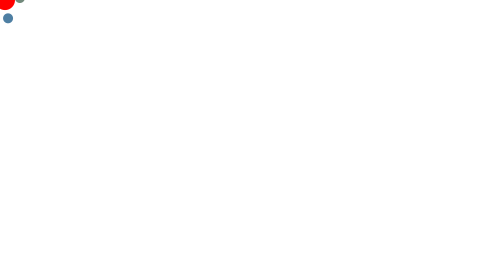
Frame 1 (no input)
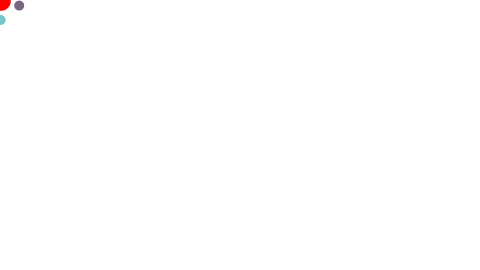
Frame 60 (the mouse pressed at the canvas centre just before this capture)
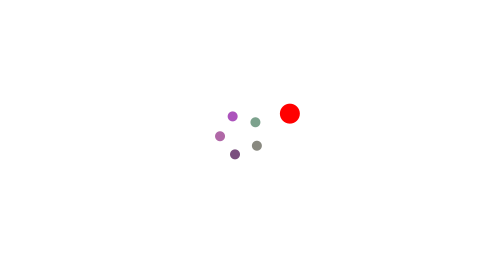
Frame 120 (the mouse held since frame 60 and released just before this capture)

The Processing sketch that drew these frames (run headless with seeded random() and noise(); from frame 60 on, the mouse is pressed at the canvas centre):

// Processing sketch: dynamicSprite
// ── dynamicSprite.pde
Player player;
Ball ball;

void setup() {
  size(480, 270);
  player = new Player();
  ball = new Ball();
  frameRate(60);
}

void draw() {
  background(255);
  player.draw();
  ball.draw();
}

class Player {
  private int numDiscs = 5;
  private float distanceToDiscCenters = 20;
  private float discDiameter = 10;
  private float noiseIncrement = 0.03;

  public void draw() {
    noStroke();
//    translate(mouseX, mouseY);
    for (int i = 0; i < numDiscs; ++i) {
      float angle = -  frameCount * 0.1 + i * 2 * PI / numDiscs;
      float r = map(noise(10 + i + frameCount*noiseIncrement), 0, 1, 0, 255);
      float g = map(noise(20 + i + frameCount*noiseIncrement), 0, 1, 0, 255);
      float b = map(noise(30 + i + frameCount*noiseIncrement), 0, 1, 0, 255);
      fill(r, g, b, 200);
      float x = mouseX + distanceToDiscCenters * cos(angle);
      float y = mouseY + distanceToDiscCenters * sin(angle);
      ellipse(x, y, discDiameter, discDiameter);
      if (dist(ball.x, ball.y, x, y)< (discDiameter + ball.ballDiameter)/2) {
        ball.newDirection(ball.x - x, ball.y - y);
      }
    }
  }
} 

class Ball {
  private float x = 0, y = 0, vx=5, vy = 0;
  private float vAcc = 0.1 ;
  private float ballDiameter = 20;

  public void draw() {
    vy += vAcc;
    y += vy;
    x += vx;
    if (y > height - ballDiameter/2) {
      vy = - 20 * sqrt(vAcc);
    }
    if (x < ballDiameter/2) {
      vx = abs(vx);
    }
    if (x > width - ballDiameter/2) {
      vx = -abs(vx);
    }
    fill(255, 0, 0);
    ellipse(x, y, ballDiameter, ballDiameter);
  }

  void newDirection(float dx, float dy) {
    float speed = dist(0, 0, vx, vy);
    float newLength = dist(0, 0, dx, dy);
    vx = dx * speed / newLength;
    vy = dy * speed / newLength;
  }
}
